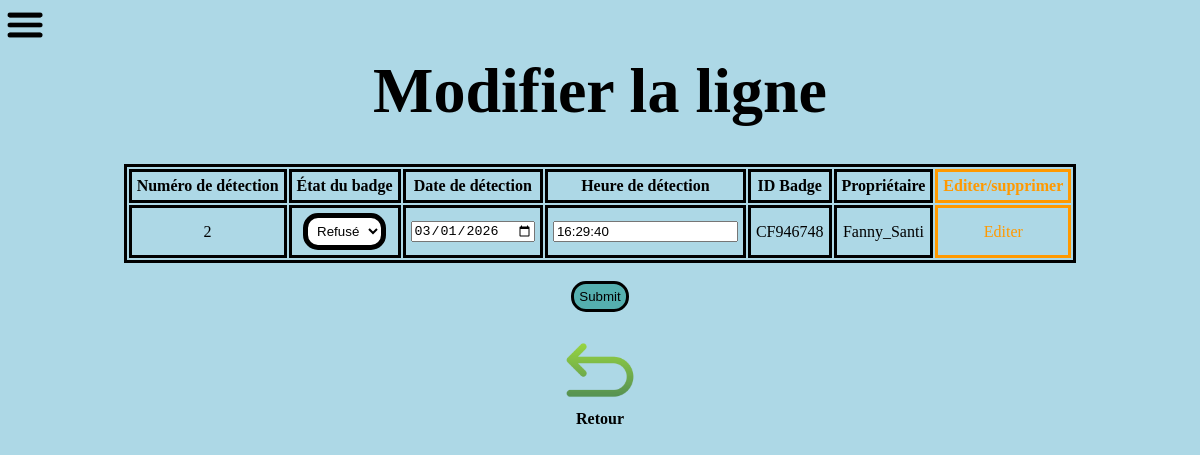
Page /modifier.php?id=2 on the earlier database version.
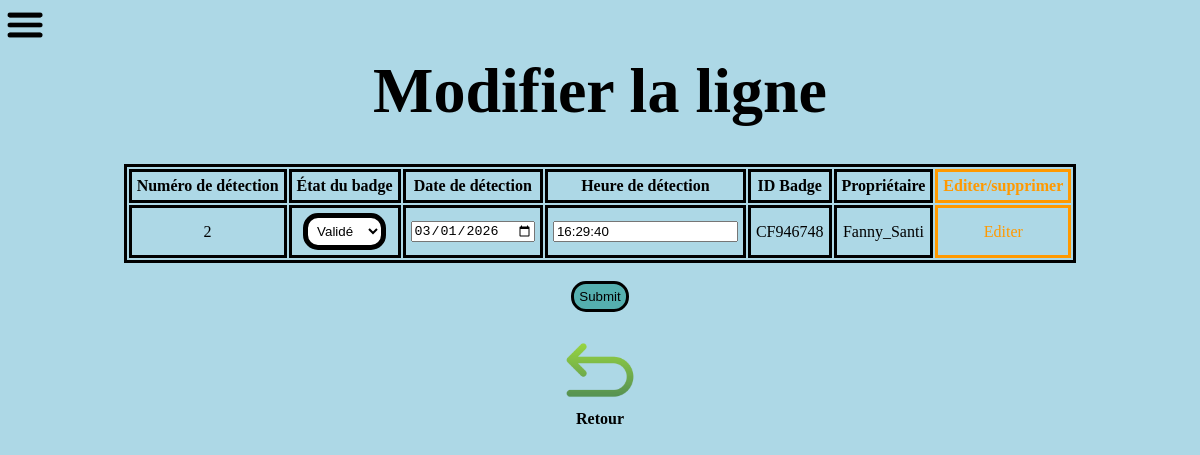
Same page on the later database version.
### tables this page shows
CREATE TABLE `detection` (
  `num_detec` int(11) NOT NULL,
  `date` date NOT NULL,
  `heure` time NOT NULL,
  `id_tag` varchar(100) NOT NULL,
  `autorisation` varchar(5) NOT NULL
);

CREATE TABLE `tag` (
  `id` varchar(100) NOT NULL,
  `nom` varchar(20) NOT NULL,
  `pin` int(4) NOT NULL
);

### web/modifier.php (the view, shortened to what this page needs)
<!doctype html>
<html lang="fr">
    <head>
        <link rel="stylesheet" href="projet.css">
    </head>
    <body>
    <img class="icons" id="menu" src="images/menu.png" alt="image_menu">
    <div class="flex_horizontal">
    <h1>Modifier la ligne</h1>
    <br><br>
          <table id="tableBadges">
        <thead>
          <tr>
            <th>Numéro de détection</th>
            <th>État du badge</th>
            <th>Date de détection</th></the>
            <th>Heure de détection</th>
            <th>ID Badge</th>
            <th>Propriétaire</th>
            <th class="jaune">Editer/supprimer</th>
          </tr>
        </thead>
        <tbody>
        <?php
        $dbh = new PDO('mysql:dbname=projet_rfid;host=localhost;charset=utf8', 'root', '');
        $id=$_GET['id'];
        $sql="SELECT * FROM detection d JOIN tag t ON d.id_tag=t.id WHERE num_detec=$id";
        $result = $dbh->query($sql);
        while($row = $result->fetch(PDO::FETCH_ASSOC)){
          echo '<form method="post" action="valider.php?id='.$row['num_detec'].'" enctype="multipart/form-data">';
          echo'<tr><td>'.$row['num_detec'].'</td>';
          echo'<td>';
          if($row['autorisation']=='true'){
          echo'<select class="neutre" name="autorisation">';
          echo'<option class="etat" autorisation="true" value ="true" selected="selected"></option>';
          echo '<option class="etat" autorisation="false" value="false"></option></select></td>';
          }
          else{
          echo'<select class="neutre" name="autorisation">';
          echo '<option class="etat" autorisation="false" value="false" selected="selected"></option></select></td>';
          }
          echo '<td><input type="date" name="date" id="date" value="'.$row['date'].'"></td>';
          echo '<td><input type="text" name="heure" id="heure" value="'.$row['heure'].'"></td>';
          echo '<td>'.$row['id_tag'].'</td>';
          echo '<td>'.$row['nom'].'</td>';
          echo '<td class="jaune">Editer</td>';
          echo '</tr>';
        }
        echo'</table';
        ?>
        <br><br>
    <input class="recherche" type="submit"></form>
    <br>
    <img height=80 src="images/fleche_retour.png">
    <a href="espace_admin.php">Retour</a>
    </body>
</html>

### web/projet.css (style rules this page uses)
* { margin:0px; }
body { background-color : lightblue; height:100vh; }
.icons { width:40px; margin:5px; }
h1 { font-size: 400%; }
table { text-align: center; }
td, th, table { border-color: black; border: solid; }
td, th { padding:5px; }
a { text-decoration:none; font-size:100%; color:black; font-weight: bold; }
.flex_horizontal { display:flex; flex-direction: column; align-items:center; }
.jaune { color:rgb(255, 153, 0); }
select,.date { padding:5px; border: 5px solid black; border-radius:15px; background-color: rgb(53, 255, 137); }
.neutre { padding:5px; border: 5px solid black; border-radius:15px; background-color: rgb(255, 255, 255); }
.recherche { padding:5px; border: 3px solid black; border-radius:15px; background-color: rgb(85, 175, 175); }

Differences in the rows shown:
changed detection "CF946748": autorisation "Refusé" → "Validé"
